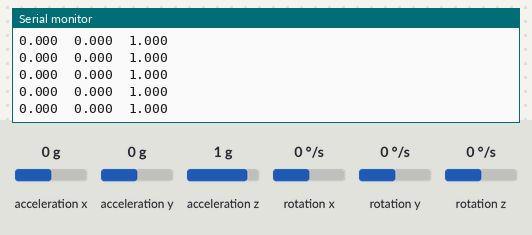
Simulated run of this sketch. Board: Arduino Uno, built with avr-gcc and run on an emulated ATmega328P. Parts: the last lines printed to the serial monitor. The test bench sets the inputs (shaded band); at power-on: acceleration x 0 g, acceleration y 0 g, acceleration z 1 g, rotation x 0 °/s, rotation y 0 °/s, rotation z 0 °/s.

Above: at 1.2 s.
1.3 s: acceleration x set to -1.4 g
At 2.0 s:
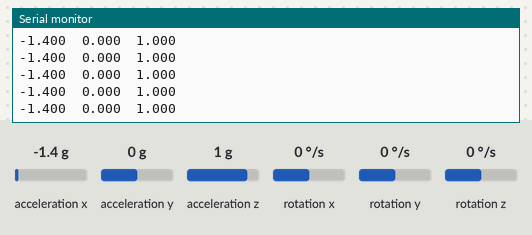
2.8 s: acceleration y set to -1.4 g
At 3.3 s:
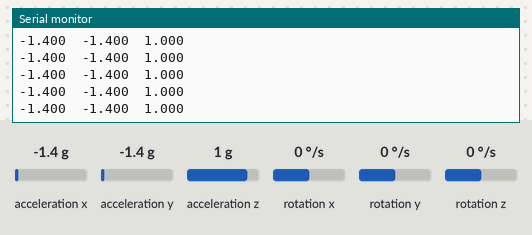
5.8 s: acceleration z set to -1.4 g
At 6.8 s:
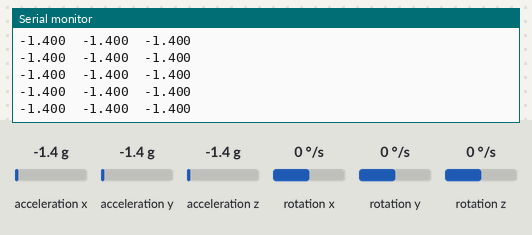

Measured:
- after the input at 1.3 s, the serial monitor: prints a new line after 0.07 s (image 1)
- after the input at 2.8 s, the serial monitor: prints a new line after 0.08 s (image 2)
- after the input at 5.8 s, the serial monitor: prints a new line after 0.08 s (image 3)

The sketch:

Accelerometer.ino
```cpp
// SparkFun Code

#include <Wire.h> // Library for I2C
#include <SparkFun_MMA8452Q.h> //SFE_MMA8452Q library

// Instance of the MMA8452Q class.
MMA8452Q accel;

// Starts serial and initializes the
//  accelerometer.
void setup()
{
  Serial.begin(9600);
  Serial.println("X        Y        Z");

  accel.init();
}

// Check for new data from the accelerometer and print it out if it's available.
void loop()
{
  if (accel.available())
  {
    accel.read();
    printCalculatedAccels();
    //printOrientation();

    Serial.println();
  }
  //delay(250); //Log data every .25 seconds. No delay produces about 48.58 samples per second, as tested over a span of 40 seconds.
}

// Using the accel.x, accel.y and accel.z variables. Before using these variables you must call accel.read().
void printAccels()
{
  Serial.print(accel.x, 3);
  Serial.print("\t");
  Serial.print(accel.y, 3);
  Serial.print("\t");
  Serial.print(accel.z, 3);
  Serial.print("\t");
}

// Using the accel.cx, accel.cy, and accel.cz variables.
void printCalculatedAccels()
{
  Serial.print(accel.cx, 3);
  Serial.print("\t");
  Serial.print(accel.cy, 3);
  Serial.print("\t");
  Serial.print(accel.cz, 3);
  Serial.print("\t");
}


// Using the accel.readPL() function, which reads the portrait/landscape status of the sensor.
void printOrientation()
{
  byte pl = accel.readPL();
  switch (pl)
  {
  case PORTRAIT_U:
    Serial.print("Portrait Up");
    break;
  case PORTRAIT_D:
    Serial.print("Portrait Down");
    break;
  case LANDSCAPE_R:
    Serial.print("Landscape Right");
    break;
  case LANDSCAPE_L:
    Serial.print("Landscape Left");
    break;
  case LOCKOUT:
    Serial.print("Flat");
    break;
  }
}
```
